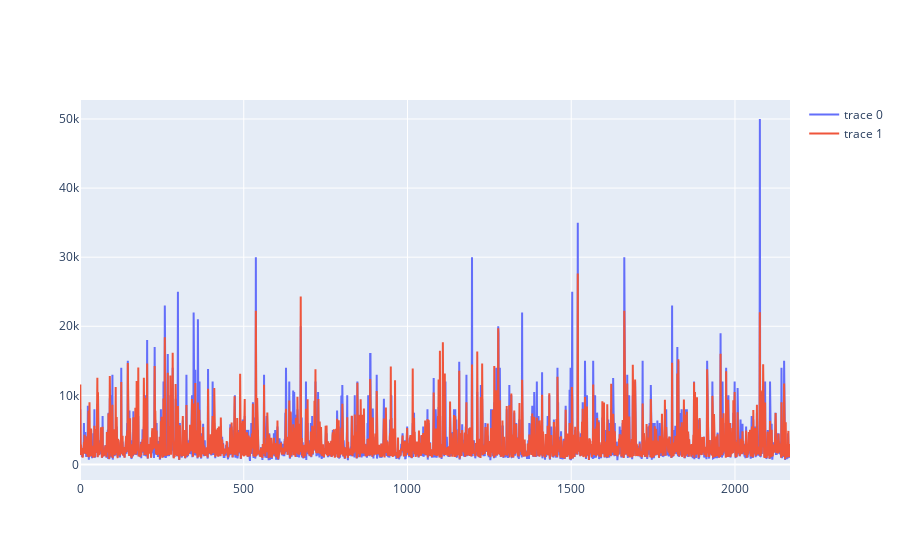

Notebook source saved alongside this figure:
### Code cell
fig = go.Figure(data=[go.Scatter(y=y_test.values),go.Scatter(y=fmp)])

fig.show()

### Figure 1 — Plotly figure (JSON) as saved in the notebook; plotly's stock layout.template omitted (floating-point values rounded to 4 significant figures; data arrays with more than 128 entries replaced by an {"elided": "..."} marker saying what was removed)
{"data": [{"type": "scatter", "y": {"elided": "2169 int values"}}, {"type": "scatter", "y": {"elided": "2169 float values"}}], "layout": {}}
